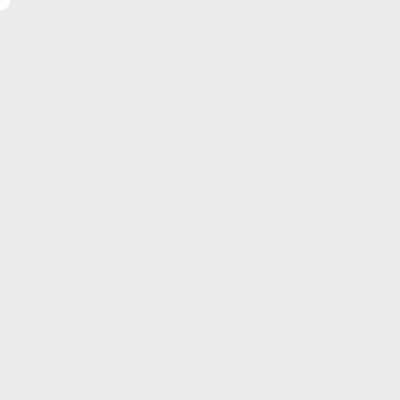
Frame 1 (no input)
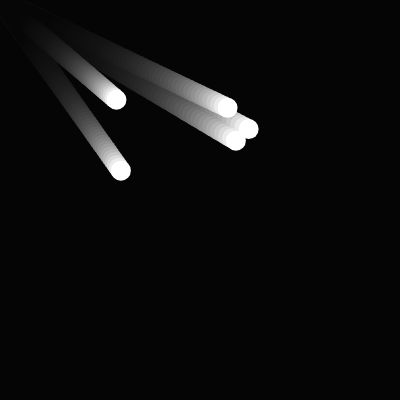
Frame 60 (no input)
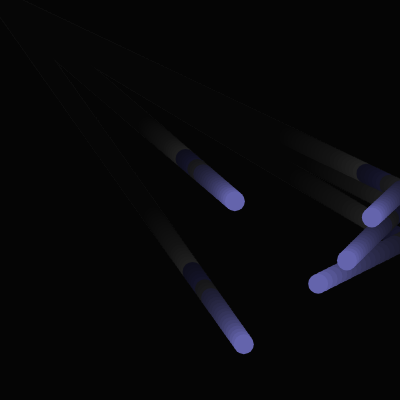
Frame 120 (the mouse pressed at the canvas centre since frame 60)

The p5.js sketch that drew these frames (run headless with seeded random() and noise() and a simulated clock; from frame 60 on, the mouse is pressed at the canvas centre):

// p5.js sketch
// ── sketch.js
let x = [0,0,0,0,0];
let y = [0,0,0,0,0];
let speedX = [0,0,0,0,0];
let speedY = [0,0,0,0,0];


function setup() {
  createCanvas(400, 400);
  noStroke();
  fill(255);
  let j=0;
  while(j<5){
    speedX[j]=random(1,5);
    speedY[j]=random(1,5);
    j++;
  }
}

function draw() {
  background(0,0,0,20);
  let i=0;
  
  while(i<5){
    ellipse(x[i],y[i],20,20)
    x[i] = x[i]+speedX[i];
    y[i] = y[i]+speedY[i];
    if(x[i]>width){
      speedX[i] = random(-5,-1);
      fill(100,100,random(0,255))
    }
    if(x[i]<0){
      speedX[i] = random(1,5);
      fill(100,100,random(0,255))
    }
    if(y[i]>height){
      speedY[i] = random(-5,-1);
      fill(100,100,random(0,255))
    }
    if(y[i]<0){
      speedY[i] = random(1,5);
      fill(100,100,random(0,255))
    }
    i++;
  }
  
}
